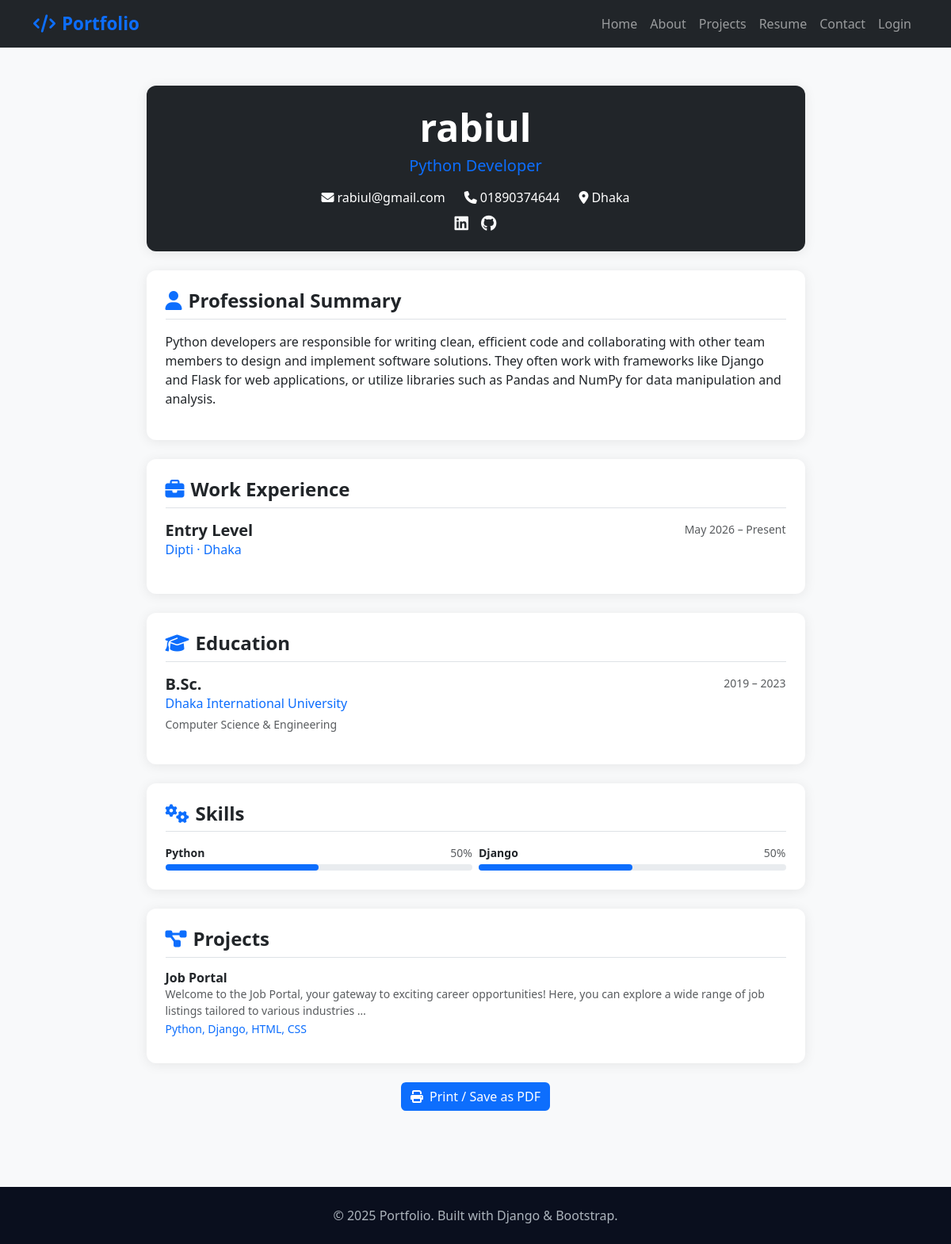
Screenshot of /resume/ with the database file from the repository.
### portfolio/models.py (models this page shows, shortened)
class Profile(models.Model):
    user = models.OneToOneField(User, on_delete=models.CASCADE)
    full_name = models.CharField(max_length=200)
    title = models.CharField(max_length=200, blank=True)
    bio = models.TextField(blank=True)
    profile_picture = models.ImageField(upload_to='profile/', blank=True, null=True)
    phone = models.CharField(max_length=20, blank=True)
    email = models.EmailField(blank=True)
    address = models.CharField(max_length=300, blank=True)
    linkedin = models.URLField(blank=True)
    github = models.URLField(blank=True)
    website = models.URLField(blank=True)

class Experience(models.Model):
    profile = models.ForeignKey(Profile, on_delete=models.CASCADE, related_name='experiences')
    company = models.CharField(max_length=200)
    position = models.CharField(max_length=200)
    start_date = models.DateField()
    end_date = models.DateField(null=True, blank=True)
    currently_working = models.BooleanField(default=False)
    description = models.TextField(blank=True)
    location = models.CharField(max_length=200, blank=True)
    class Meta:
        ordering = ['-start_date']

class Education(models.Model):
    profile = models.ForeignKey(Profile, on_delete=models.CASCADE, related_name='education')
    institution = models.CharField(max_length=200)
    degree = models.CharField(max_length=200)
    field_of_study = models.CharField(max_length=200, blank=True)
    start_year = models.PositiveIntegerField()
    end_year = models.PositiveIntegerField(null=True, blank=True)
    currently_studying = models.BooleanField(default=False)
    description = models.TextField(blank=True)
    class Meta:
        ordering = ['-start_year']

class Skill(models.Model):
    LEVEL_CHOICES = [
        ('beginner', 'Beginner'),
        ('intermediate', 'Intermediate'),
        ('advanced', 'Advanced'),
        ('expert', 'Expert'),
    ]
    profile = models.ForeignKey(Profile, on_delete=models.CASCADE, related_name='skills')
    name = models.CharField(max_length=100)
    level = models.CharField(max_length=20, choices=LEVEL_CHOICES, default='intermediate')
    percentage = models.PositiveIntegerField(default=50, help_text="Skill level 0-100")

class Project(models.Model):
    profile = models.ForeignKey(Profile, on_delete=models.CASCADE, related_name='projects')
    title = models.CharField(max_length=200)
    description = models.TextField()
    technologies = models.CharField(max_length=300, blank=True)
    project_url = models.URLField(blank=True)
    github_url = models.URLField(blank=True)
    image = models.ImageField(upload_to='projects/', blank=True, null=True)
    created_at = models.DateField(auto_now_add=True)
    class Meta:
        ordering = ['-created_at']

### portfolio/views.py (the view)
# urls.py: path('resume/',   views.resume_view,   name='resume'),
def resume_view(request):
    profile    = Profile.objects.first()
    skills     = Skill.objects.all()
    education  = Education.objects.all()
    experience = Experience.objects.all()
    projects   = Project.objects.all()
    return render(request, 'portfolio/resume.html', {
        'profile': profile, 'skills': skills,
        'education': education, 'experience': experience, 'projects': projects,
    })

### portfolio/templates/portfolio/resume.html (shortened to what this page needs)
{% extends 'portfolio/base.html' %}
{% block content %}
<div class="container py-5">
  <div class="row justify-content-center">
    <div class="col-lg-9">
      <div class="card p-4 mb-4 text-center bg-dark text-white">
        <h1 class="fw-bold display-5">{{ profile.full_name|default:"Your Name" }}</h1>
        <h5 class="text-primary">{{ profile.title|default:"Developer" }}</h5>
        <div class="d-flex justify-content-center gap-4 mt-2 flex-wrap">
          {% if profile.email %}<span><i class="fas fa-envelope me-1"></i>{{ profile.email }}</span>{% endif %}
          {% if profile.phone %}<span><i class="fas fa-phone me-1"></i>{{ profile.phone }}</span>{% endif %}
          {% if profile.address %}<span><i class="fas fa-map-marker-alt me-1"></i>{{ profile.address }}</span>{% endif %}
        </div>
        <div class="d-flex justify-content-center gap-3 mt-2">
          {% if profile.linkedin %}<a href="{{ profile.linkedin }}" class="text-light" target="_blank"><i class="fab fa-linkedin fa-lg"></i></a>{% endif %}
          {% if profile.github %}<a href="{{ profile.github }}" class="text-light" target="_blank"><i class="fab fa-github fa-lg"></i></a>{% endif %}
        </div>
      </div>
      {% if profile.bio %}
      <div class="card p-4 mb-4">
        <h4 class="fw-bold border-bottom pb-2 mb-3"><i class="fas fa-user me-2 text-primary"></i>Professional Summary</h4>
        <p>{{ profile.bio }}</p>
      </div>
      {% endif %}
      {% if experience %}
      <div class="card p-4 mb-4">
        <h4 class="fw-bold border-bottom pb-2 mb-3"><i class="fas fa-briefcase me-2 text-primary"></i>Work Experience</h4>
        {% for exp in experience %}
        <div class="mb-3 {% if not forloop.last %}border-bottom pb-3{% endif %}">
          <div class="d-flex justify-content-between">
            <h5 class="fw-bold mb-0">{{ exp.position }}</h5>
            <small class="text-muted">{{ exp.start_date|date:"M Y" }} – {% if exp.currently_working %}Present{% else %}{{ exp.end_date|date:"M Y" }}{% endif %}</small>
          </div>
          <p class="text-primary mb-1">{{ exp.company }}{% if exp.location %} · {{ exp.location }}{% endif %}</p>
        </div>
        {% endfor %}
      </div>
      {% endif %}
      {% if education %}
      <div class="card p-4 mb-4">
        <h4 class="fw-bold border-bottom pb-2 mb-3"><i class="fas fa-graduation-cap me-2 text-primary"></i>Education</h4>
        {% for edu in education %}
        <div class="mb-3 {% if not forloop.last %}border-bottom pb-3{% endif %}">
          <div class="d-flex justify-content-between">
            <h5 class="fw-bold mb-0">{{ edu.degree }}</h5>
            <small class="text-muted">{{ edu.start_year }} – {% if edu.currently_studying %}Present{% else %}{{ edu.end_year|default:"" }}{% endif %}</small>
          </div>
          <p class="text-primary mb-1">{{ edu.institution }}</p>
          {% if edu.field_of_study %}<p class="text-muted small mb-0">{{ edu.field_of_study }}</p>{% endif %}
        </div>
        {% endfor %}
      </div>
      {% endif %}
      {% if skills %}
      <div class="card p-4 mb-4">
        <h4 class="fw-bold border-bottom pb-2 mb-3"><i class="fas fa-cogs me-2 text-primary"></i>Skills</h4>
        <div class="row g-2">
          {% for skill in skills %}
          <div class="col-md-6">
            <div class="d-flex justify-content-between mb-1">
              <span class="small fw-semibold">{{ skill.name }}</span>
              <span class="small text-muted">{{ skill.percentage }}%</span>
            </div>
            <div class="skill-bar"><div class="skill-progress" style="width:{{ skill.percentage }}%"></div></div>
          </div>
          {% endfor %}
        </div>
      </div>
      {% endif %}
      {% if projects %}
      <div class="card p-4 mb-4">
        <h4 class="fw-bold border-bottom pb-2 mb-3"><i class="fas fa-project-diagram me-2 text-primary"></i>Projects</h4>
        {% for proj in projects %}
        <div class="mb-2 {% if not forloop.last %}border-bottom pb-2{% endif %}">
          <h6 class="fw-bold mb-0">{{ proj.title }}</h6>
          <p class="text-muted small mb-0">{{ proj.description|truncatewords:25 }}</p>
          {% if proj.technologies %}<small class="text-primary">{{ proj.technologies }}</small>{% endif %}
        </div>
        {% endfor %}
      </div>
      {% endif %}
      <div class="text-center">
        <button onclick="window.print()" class="btn btn-primary">
          <i class="fas fa-print me-2"></i>Print / Save as PDF
        </button>
      </div>
    </div>
  </div>
</div>
{% endblock %}

### portfolio/templates/portfolio/base.html (style rules this page uses)
:root { --primary: #0d6efd; --dark: #0a0f1e; }
body { font-family: 'Segoe UI', sans-serif; background: #f8f9fa; }
.btn-primary { background: var(--primary); border: none; }
.card { border: none; box-shadow: 0 2px 15px rgba(0,0,0,.08); border-radius: 12px; }
.skill-bar { height: 8px; border-radius: 4px; background: #e9ecef; }
.skill-progress { height: 8px; border-radius: 4px; background: var(--primary); }

### rows the page displays
Profile: full_name "rabiul", title "Python Developer", email "rabiul@gmail.com", phone "01890374644", address "Dhaka", bio "Python developers are responsible for writing clean, efficient code and collaborating with other team members to design and implement software solutions. They often work with frameworks like Django and Flask for web applications, or utilize libraries such as Pandas and NumPy for data manipulation and analysis."
Experience: position "Entry Level", start_date "May 2026", currently_working "Present", company "Dipti", location "Dhaka"
Education: degree "B.Sc.", start_year "2019", end_year "2023", institution "Dhaka International University", field_of_study "Computer Science & Engineering"
Skill: name "Python", percentage "50"
Skill: name "Django", percentage "50"
Project: title "Job Portal", description "Welcome to the Job Portal, your gateway to exciting career opportunities! Here, you can explore a wide range of job listings tailored to various industries …", technologies "Python, Django, HTML, CSS"
